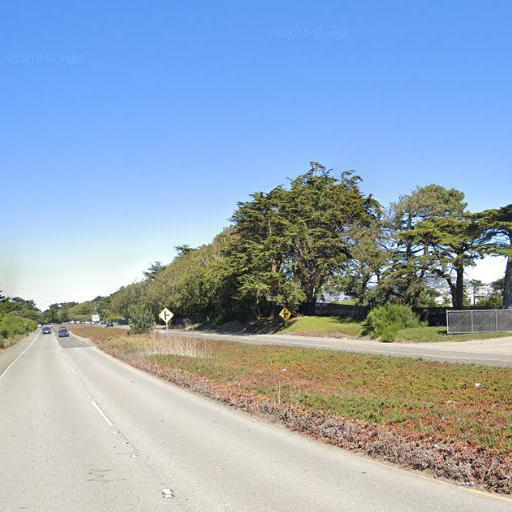
#> input picture our_FDA/source_test/source.jpg, 512 x 512 px, found by its file name
$ python histogram_matching.py
#> lines starting #> are read from the running program, lines starting #| are printed output that depends on the picture; pictures that were not available may be replaced by others from this repository, and a replacement may not be noted
'''
Testing image properties to transform day to night
-- Lower exposure
-- Lower temperature (more blue)

'''

from PIL import Image
#from deprecated_scipy import toimage
import numpy as np
import matplotlib.pyplot as plt
import skimage.exposure as skie


kelvin_table = {
    1000: (255,56,0),
    1500: (255,109,0),
    2000: (255,137,18),
    2500: (255,161,72),
    3000: (255,180,107),
    3500: (255,196,137),
    4000: (255,209,163),
    4500: (255,219,186),
    5000: (255,228,206),
    5500: (255,236,224),
    6000: (255,243,239),
    6500: (255,249,253),
    7000: (245,243,255),
    7500: (235,238,255),
    8000: (227,233,255),
    8500: (220,229,255),
    9000: (214,225,255),
    9500: (208,222,255),
    10000: (204,219,255)}

def convert_temp(image, temp):
    r, g, b = kelvin_table[temp]
    matrix = ( r / 255.0, 0.0, 0.0, 0.0,
               0.0, g / 255.0, 0.0, 0.0,
               0.0, 0.0, b / 255.0, 0.0 )
    return image.convert('RGB', matrix)

def to_night(image):


    #blue temperature
    img_night = convert_temp(image, 9500)

    return img_night


def show(img):
        fig, ax = plt.subplots(1, 1, figsize=(8, 8))
        ax.imshow(img, cmap=plt.cm.gray)
        ax.set_axis_off()
        plt.show()


if __name__ == "__main__":

    '''
    Try to variate image temperature to blue-ish + lower exposure
    '''
    #im_src = Image.open("our_demo_images/source2.jpg").convert('RGB')
    #img_night = to_night(im_src)
    #toimage(img_night, cmin=0.0, cmax=255.0).save('test.png')

    '''
    Matching histograms between target image (at night) and source image (daylight)
    '''

    img = plt.imread("source.jpg")
#> img is the input picture: shape (512, 512, 3); mean R, G, B 150.1, 168.5, 186.3
    img2 = plt.imread("source2.jpg")
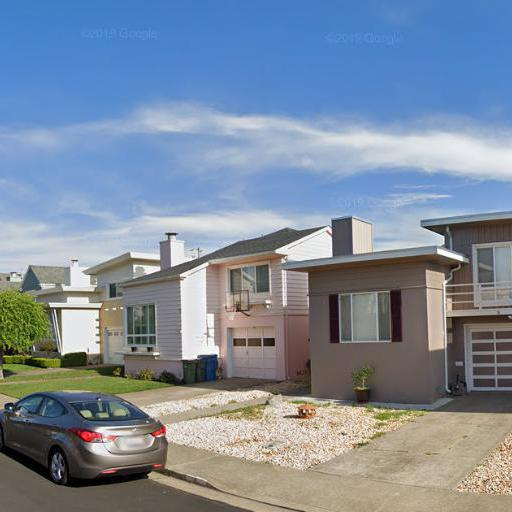
#> input picture our_FDA/source_test/source2.jpg, 512 x 512 px, found by its file name
#> img2 is the input picture: shape (512, 512, 3); mean R, G, B 126, 140, 157.1
    target = plt.imread("night_target.jpeg")
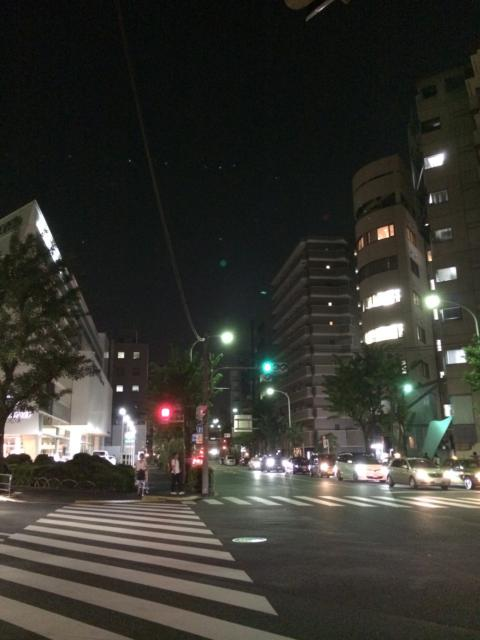
#> input picture our_FDA/target_test/target.jpg, 480 x 640 px, given in place of night_target.jpeg, which was not available
#> target is the input picture: shape (640, 480, 3); mean R, G, B 55, 54, 48.1

    new_img = skie.match_histograms(img, target, channel_axis = 2)
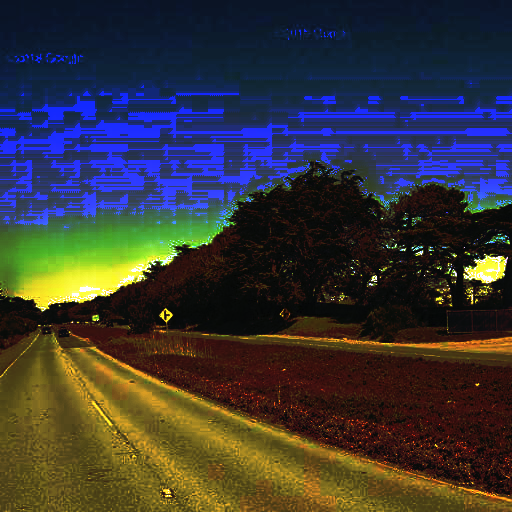
#> new_img: shape (512, 512, 3); mean R, G, B 54.8, 53.8, 55.1
    new_img2 = skie.match_histograms(img2, target, channel_axis = 2)
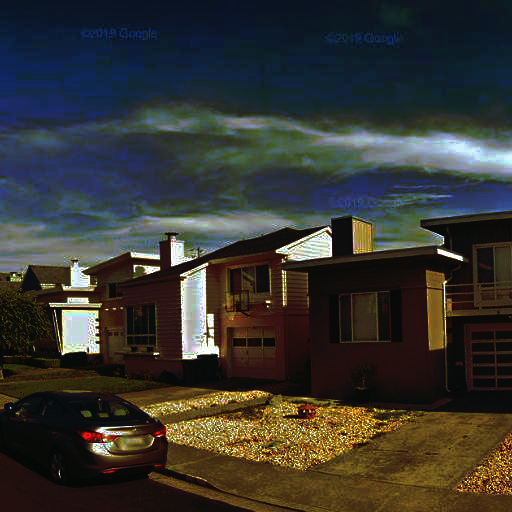
#> new_img2: shape (512, 512, 3); mean R, G, B 54.5, 53.7, 48.3
    show(new_img)
    show(new_img2)
